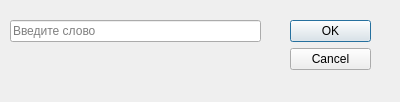
<?xml version="1.0" encoding="UTF-8"?>
<ui version="4.0">
 <class>Dialog</class>
 <widget class="QDialog" name="Dialog">
  <property name="geometry">
   <rect>
    <x>0</x>
    <y>0</y>
    <width>400</width>
    <height>102</height>
   </rect>
  </property>
  <property name="windowTitle">
   <string>Dialog</string>
  </property>
  <widget class="QDialogButtonBox" name="buttonBox">
   <property name="geometry">
    <rect>
     <x>290</x>
     <y>20</y>
     <width>81</width>
     <height>241</height>
    </rect>
   </property>
   <property name="orientation">
    <enum>Qt::Vertical</enum>
   </property>
   <property name="standardButtons">
    <set>QDialogButtonBox::Cancel|QDialogButtonBox::Ok</set>
   </property>
  </widget>
  <widget class="QLineEdit" name="input">
   <property name="geometry">
    <rect>
     <x>10</x>
     <y>20</y>
     <width>251</width>
     <height>22</height>
    </rect>
   </property>
   <property name="inputMask">
    <string/>
   </property>
   <property name="text">
    <string/>
   </property>
   <property name="placeholderText">
    <string>Введите слово</string>
   </property>
  </widget>
 </widget>
 <resources/>
 <connections>
  <connection>
   <sender>buttonBox</sender>
   <signal>accepted()</signal>
   <receiver>Dialog</receiver>
   <slot>accept()</slot>
   <hints>
    <hint type="sourcelabel">
     <x>248</x>
     <y>254</y>
    </hint>
    <hint type="destinationlabel">
     <x>157</x>
     <y>274</y>
    </hint>
   </hints>
  </connection>
  <connection>
   <sender>buttonBox</sender>
   <signal>rejected()</signal>
   <receiver>Dialog</receiver>
   <slot>reject()</slot>
   <hints>
    <hint type="sourcelabel">
     <x>316</x>
     <y>260</y>
    </hint>
    <hint type="destinationlabel">
     <x>286</x>
     <y>274</y>
    </hint>
   </hints>
  </connection>
 </connections>
</ui>
